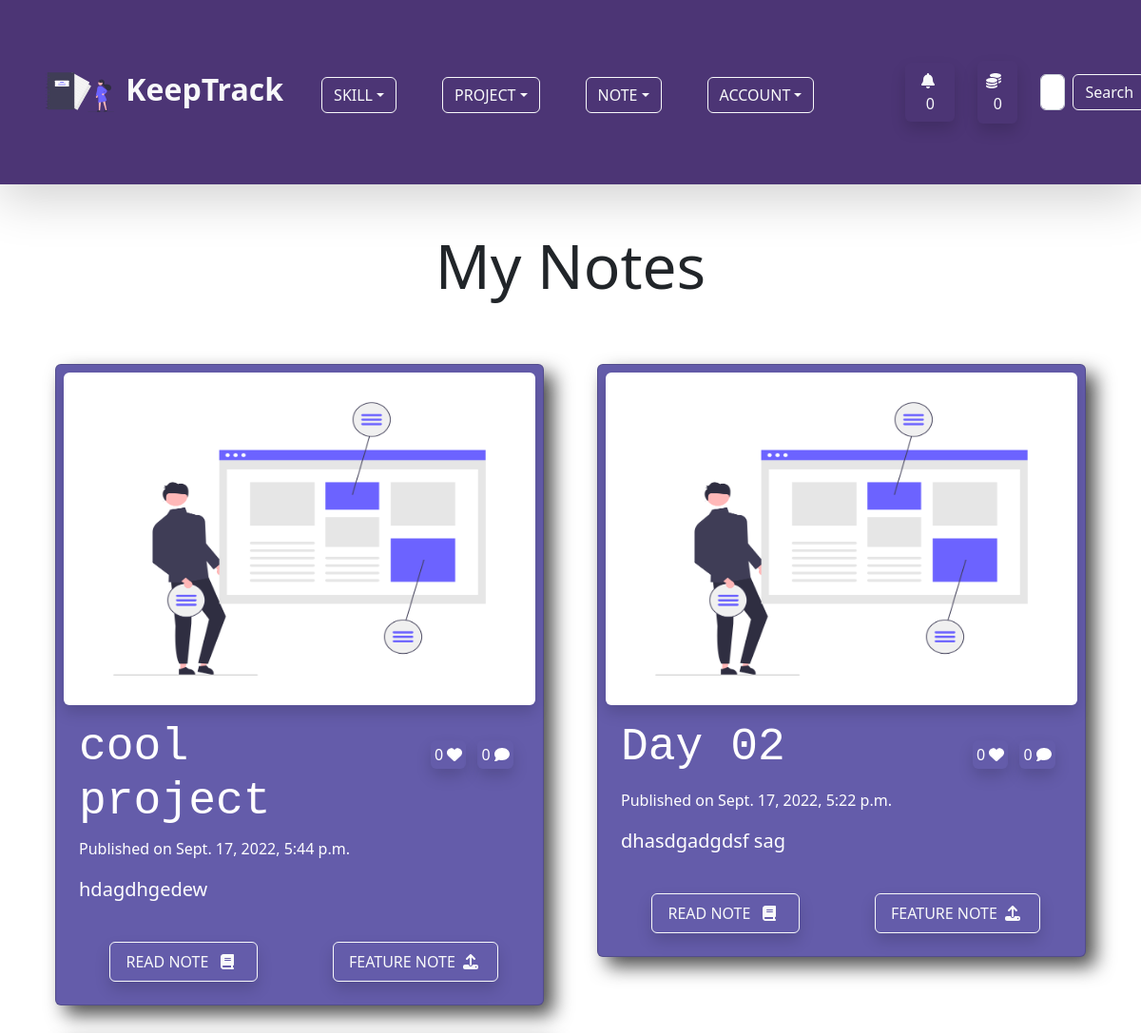
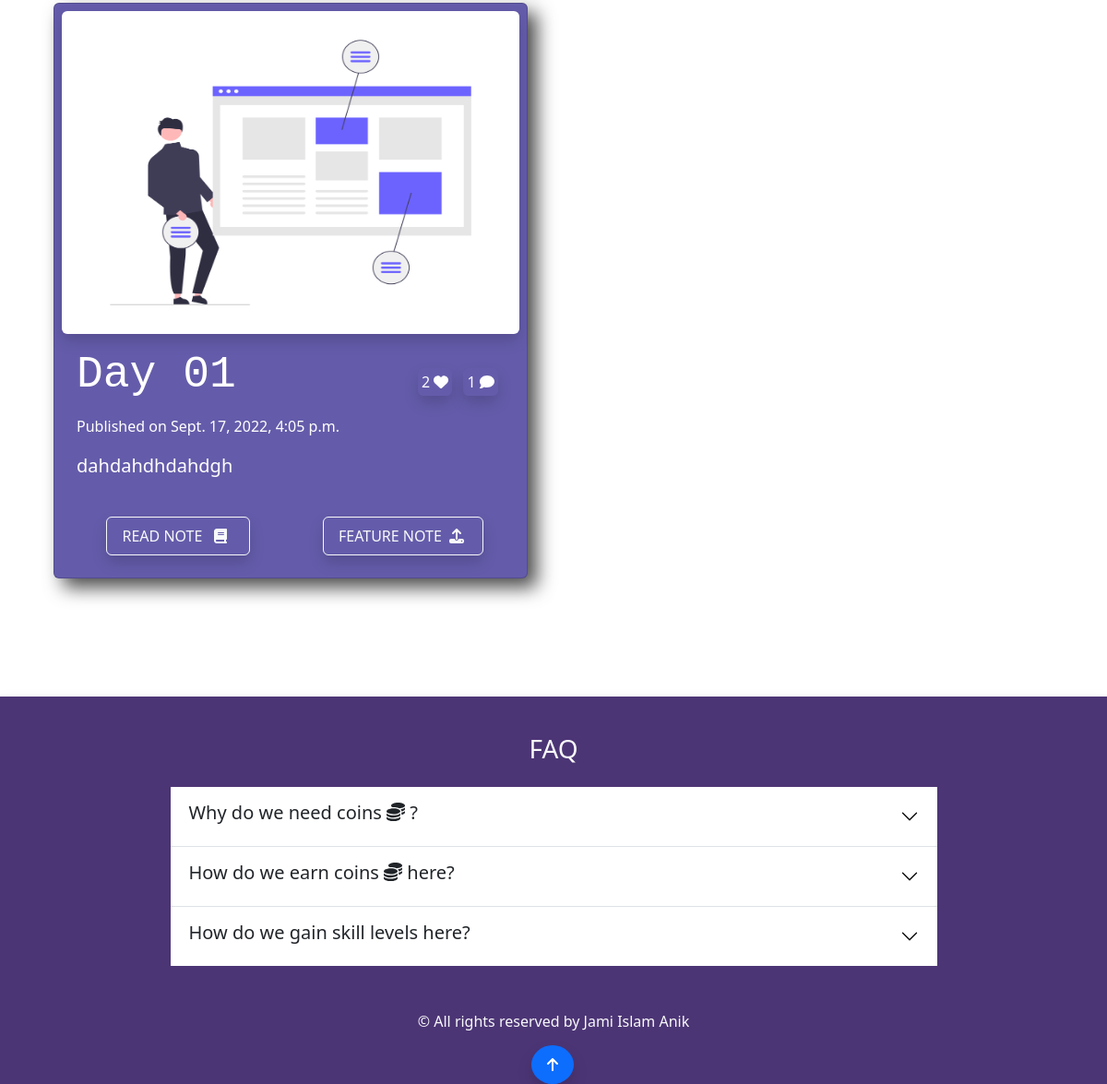
/note/ (signed in), run on an earlier commit of the app's database (2 pictures, top to bottom).
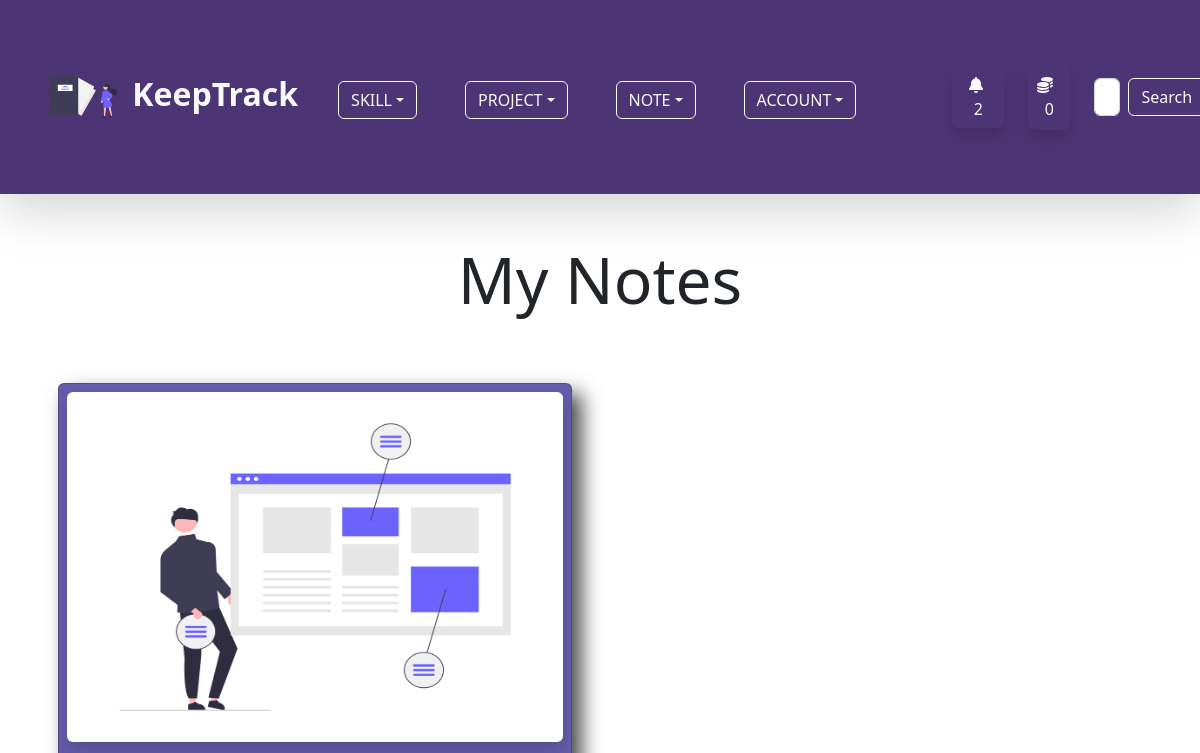
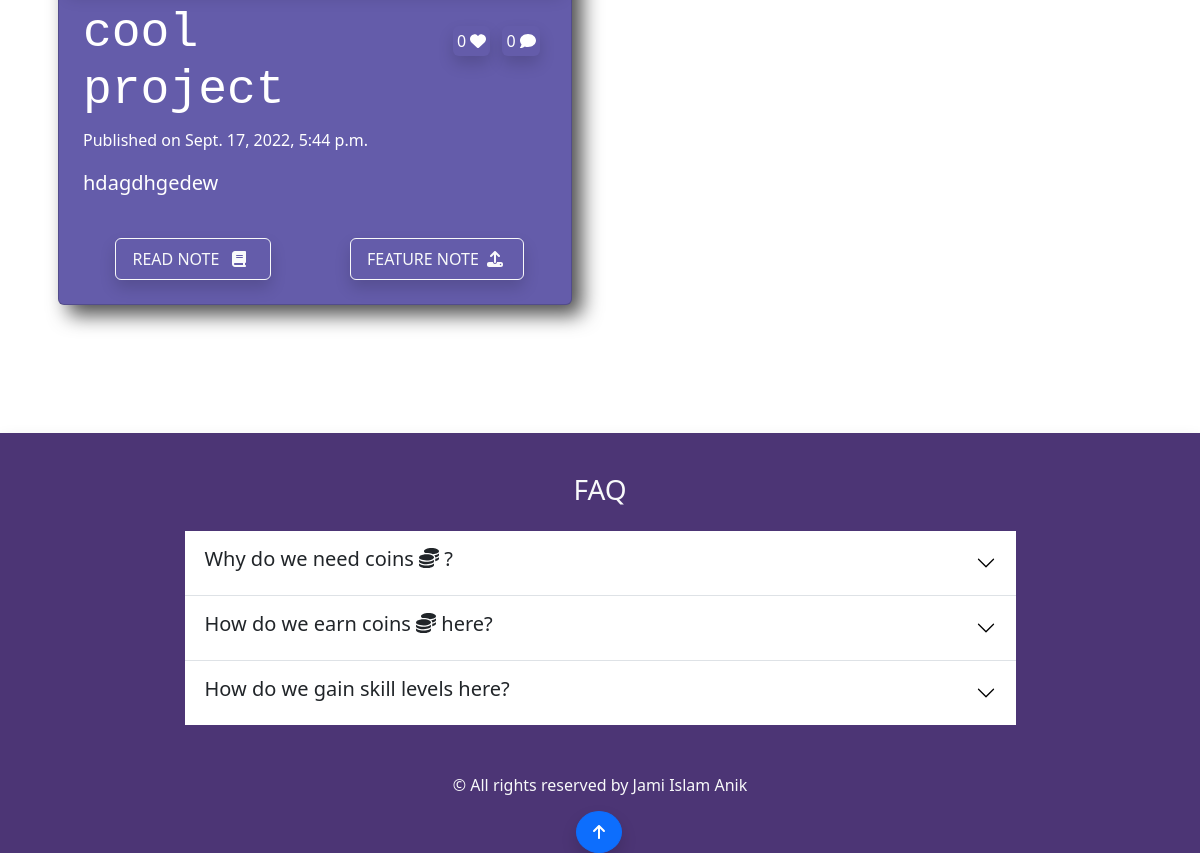
And on a later commit of the database (2 pictures, top to bottom).
### account/models.py (models this page shows, shortened)
class Profile(models.Model):
    user = models.OneToOneField(User,on_delete=models.CASCADE,null=True,blank=True)
    profile_image = models.ImageField(null=True,blank=True,upload_to='keeptrack/images/',default = 'keeptrack/default_images/default_profile_i2ejjp.png')
    username = models.CharField(max_length=255)
    first_name = models.CharField(max_length=255,null=True,blank=True)
    last_name = models.CharField(max_length=255,null=True,blank=True)
    bio = models.TextField(max_length=2000,blank=True,null=True)
    email = models.EmailField(max_length=255,blank=True,null=True)
    portfolio_site = models.URLField(max_length=500,blank=True,null=True)
    facebook = models.URLField(max_length=2000,blank=True,null=True)
    linkedin = models.URLField(max_length=2000,blank=True,null=True)
    youtube = models.URLField(max_length=2000,blank=True,null=True)
    coin = models.IntegerField(default=100,null=True,blank=True)

### note/models.py (models this page shows)
class Note(models.Model):
    comment = GenericRelation(Comment)
    like = GenericRelation(Like)
    content_type = models.ForeignKey(ContentType, null=True, on_delete=models.SET_NULL)
    object_id = models.IntegerField()
    content_object = GenericForeignKey()
    owner = models.ForeignKey(Profile,on_delete=models.CASCADE)
    note_image = models.ImageField(null=True, blank =True, upload_to='keeptrack/images/')
    title = models.CharField(max_length=255)
    body = models.TextField()
    created_at = models.DateTimeField(auto_now_add=True)
    class Meta:
        ordering = ['-created_at']

### note/views.py (the view, shortened to what this page needs)
# urls.py: path('',views.note_page,name="note-page"),
@login_required(login_url='login-page')
def note_page(request):
    owner = request.user.profile
    queryset = owner.note_set.all()
    context = {
        'queryset' : list(queryset),
    }
    return render(request,'note/note_page.html',context)

### note/templates/note/note_page.html (shortened to what this page needs)
{% extends 'base.html' %} {% load static %} {% block content %}
<div class="container">
  <h3 class="mb-5 display-3 text-center">My Notes</h3>
  {% if queryset %}
  <div class="row">
    {% for note in queryset %}
    <div class="col col-12 col-md-6">
      <div class="card p-2 mx-3 my-3" id="project-page-card">
        {% if note.note_image %}
        <img
          src="{{ note.note_image.url }}"
          class="img-fluid w-100 shadow rounded"
          id="note-image-h"
          alt="Note Image"
        />
        {% else %}
        <img
          src="{% static 'images/default_note.png' %}"
          class="img-fluid w-100 shadow rounded"
          id="note-image-h"
          alt="Note Image"
        />
        {% endif %}
        <div class="card-body text-white">
          <div class="row">
            <h5 class="col col-9 card-title display-5 font-monospace">{{ note.title }}</h5>
            <div class="col col-3 py-4">
              <span class="p-1 mx-1 rounded shadow">{{ note.like.count }} <i class="fas fa-heart"></i></span>
              <span class="p-1 mx-1 rounded shadow">{{ note.comment.count }} <i class="fas fa-comment"></i></span>
            </div>
          </div>
          <p >Published on {{ note.created_at }}</p>
          <p class="lead">{{ note.body|slice:"60"}}</p>
          <div class="row">
          <div class="text-center col col-6">
            <a
              href="{% url 'single-note-page' note.id %}"
              class="btn btn-outline-light py-2 px-3 mt-4 shadow"
              >READ NOTE
              <span><i class="fas fa-book px-2"></i></span>
            </a>
          </div>
          <div class="col col-6">
            <form action="" method="POST">
              <div class="text-center"><button type="submit" name="note-id" value="{{ note.id }}" class="btn btn-outline-light py-2 px-3 shadow mt-4">FEATURE NOTE <span><i class="fas fa-upload px-1"></i></span> </button></div>
            </form>
          </div>
        </div>
        </div>
      </div>
    </div>
    {% endfor %}
  </div>
  {% else %}
  <p class="lead text-center">You do not have any note yet. Please add notes to your projects and skills to keep track of your progress.</p>
  {% endif %}
</div>
{% endblock %}

### templates/base.html (shortened to what this page needs)
{% load static %}
<!DOCTYPE html>
<html lang="en">
<head>
    <link rel="stylesheet" href="{% static 'css/all.css' %}">
    <link rel="stylesheet" href="{% static 'css/app.css' %}">
    <link rel="stylesheet" href="{% static 'css/bootstrap.min.css' %}">
</head>
<body class="position-relative">
    <a href="#top" class="btn btn-primary shadow py-2 px-3 position-fixed bottom-0 rounded-circle" style="z-index: 100;left:48%;"><i class="fas fa-arrow-up"></i></a>
    {% include 'navbar.html' %}
    {% block content %}
    {% endblock %}
    <footer class=" py-4 shadow" id="custom-bg" style="margin-top: 7rem;">
        <div class="container p-3">
            <h3 class="mb-4 text-center text-light">FAQ</h3>
          <div class="accordion accordion-flush w-75 mx-auto" id="accordionFlushExample">
            <div class="accordion-item">
              <h2 class="accordion-header" id="flush-headingOne">
                <button class="accordion-button collapsed" type="button" data-bs-toggle="collapse" data-bs-target="#flush-collapseOne" aria-expanded="false" aria-controls="flush-collapseOne">
                  <h5>Why do we need coins <i class="fas fa-coins"></i> ?</h5>
                </button>
              </h2>
            </div>
            <div class="accordion-item">
              <h2 class="accordion-header" id="flush-headingTwo">
                <button class="accordion-button collapsed" type="button" data-bs-toggle="collapse" data-bs-target="#flush-collapseTwo" aria-expanded="false" aria-controls="flush-collapseTwo">
                  <h5>How do we earn coins <i class="fas fa-coins"></i> here?</h5>
                </button>
              </h2>
            </div>
            <div class="accordion-item">
              <h2 class="accordion-header" id="flush-headingThree">
                <button class="accordion-button collapsed" type="button" data-bs-toggle="collapse" data-bs-target="#flush-collapseThree" aria-expanded="false" aria-controls="flush-collapseThree">
                  <h5>How do we gain skill levels here?</h5>
                </button>
              </h2>
            </div>
          </div>
          <p class="text-center text-light mt-5 mb-3">© All rights reserved by Jami Islam Anik</p>
        </div>
      </footer>
</body>
</html>

### templates/navbar.html (shortened to what this page needs)
{% load static %}
<nav class="navbar navbar-expand-lg navbar-light mb-5 shadow-lg" id="custom-bg">
  <div class="container-fluid p-3 p-md-5">
    <a class="navbar-brand fs-2 text-light fw-bold" href="{% url 'home-page' %}">
      <img src="{% static 'svg/undraw_personal_notebook_re_d7dc.svg' %}" alt="icon" class="me-1 bg-transparent"
        width="72" height="72">
      KeepTrack
    </a>
    <div class="collapse navbar-collapse" id="navbarSupportedContent">
      <ul class="navbar-nav me-auto mb-2 mb-lg-0 px-4 fs-3">
        {% if user.is_authenticated %}
        <li class="nav-item dropdown me-5 mb-3 mb-md-0">
          <button class="btn btn-outline-light dropdown-toggle text-uppercase" id="navbarWithDropdown"
            data-bs-toggle="dropdown" role="button" aria-expanded="false">Skill</button>
        </li>
        <li class="nav-item dropdown me-5 mb-3 mb-md-0">
          <button class="btn btn-outline-light dropdown-toggle text-uppercase" id="navbarWithDropdown"
            data-bs-toggle="dropdown" role="button" aria-expanded="false">Project</button>
        </li>
        <li class="nav-item dropdown me-5 mb-3 mb-md-0">
          <button class="btn btn-outline-light dropdown-toggle text-uppercase" id="navbarWithDropdown"
            data-bs-toggle="dropdown" role="button" aria-expanded="false">Note</button>
        </li>
        {% endif %}
        <li class="nav-item dropdown me-5 mb-3 mb-md-0">
          <button class="btn btn-outline-light dropdown-toggle text-uppercase" id="navbarWithDropdown"
            data-bs-toggle="dropdown" role="button" aria-expanded="false">Account</button>
        </li>
      </ul>
      {% if user.is_authenticated %}
      <button class="btn mx-4 shadow text-light" data-bs-toggle="modal"
                    data-bs-target="#modalVertical"><span class="ps-1"><i class="fas fa-bell pe-2"></i>
                      {{ user.profile.notification_set.count }}
                    </span>
                </button>
      <a href="{% url 'note-page' %}" class="btn text-light p-2 me-4 shadow rounded my-2"><i class="fas fa-coins fa-bounce pe-2"></i>{{ user.profile.coin }} </a>
      {% endif %}
      <form class="d-flex my-2" method="POST" action="{% url 'home-page' %}">
        <input class="form-control me-2" type="search" placeholder="Search Users by username..." aria-label="Search" name="searched">
        <button class="btn btn-outline-light" type="submit">Search</button>
      </form>
    </div>
  </div>
</nav>

### static/css/app.css (style rules this page uses)
#custom-bg { background-color: #4C3575; }
#project-page-card { background-color: #645CAA; box-shadow: 10px 10px 20px rgb(0, 0, 0 , 0.7); }
#note-image-h { height: 350px; }

What changed in the data, as far as the page shows it:
removed Note: title "Day 02", like.count "0", comment.count "0", created_at "Sept. 17, 2022, 5:22 p.m.", body "dhasdgadgdsf sag"
removed Note: title "Day 01", like.count "2", comment.count "1", created_at "Sept. 17, 2022, 4:05 p.m.", body "dahdahdhdahdgh"
Also different on the page:
{{ user.profile.notification_set.count }}: "0" → "2"
